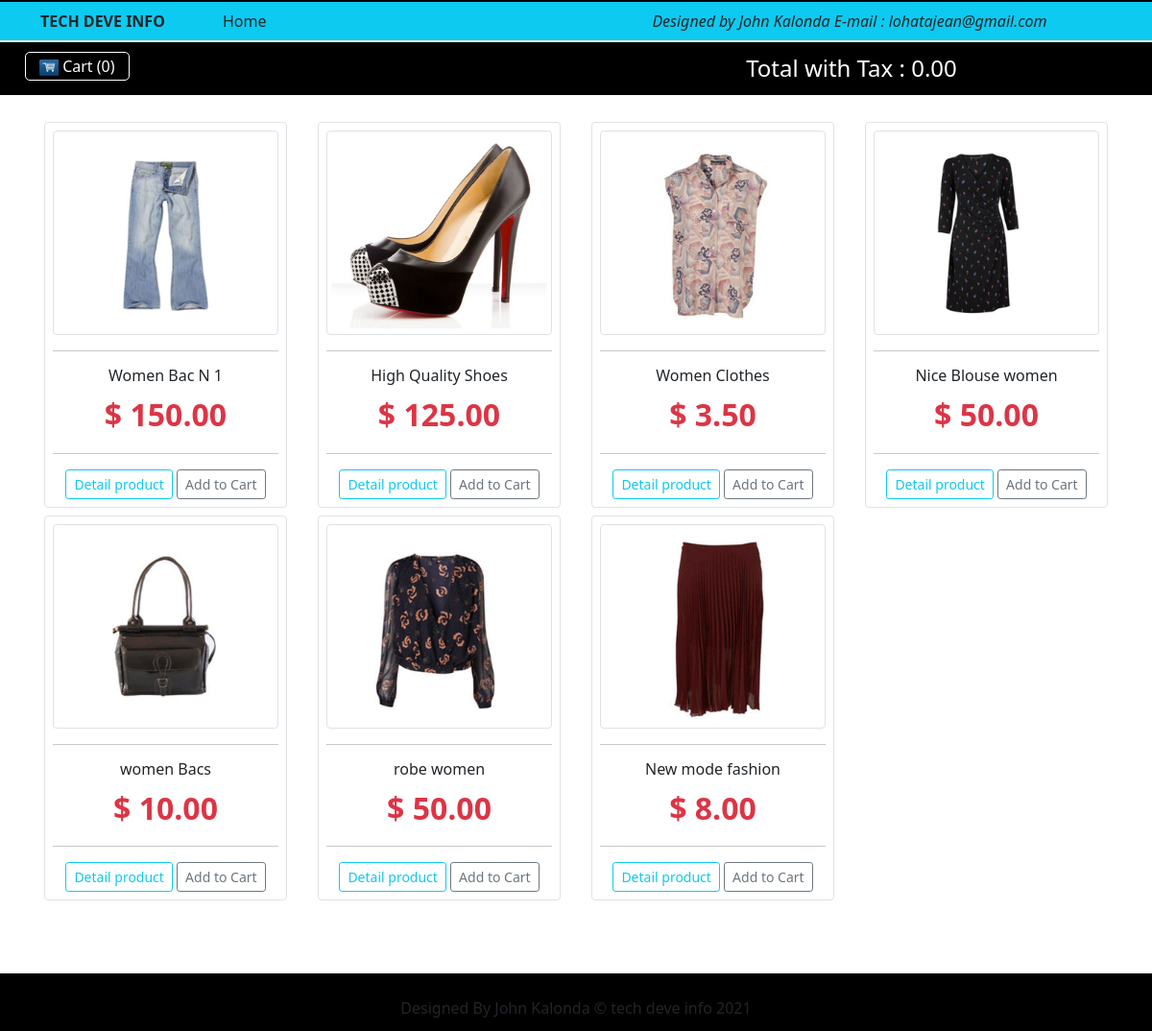
The page / on the database its author committed.
### tables this page shows
CREATE TABLE `products` (
  `id` int(11) NOT NULL,
  `name` varchar(255) NOT NULL,
  `price` float NOT NULL DEFAULT 0
);

### _header.php (called while the page is built)
<?php
require 'db.class.php';
require 'pagner.class.php';
$DB = new DB();
$pagner = new pagner($DB);

### pagner.class.php (called while the page is built, shortened)
<?php
class pagner
{
    private $DB;
    public function __construct($DB)
    {
        $this->DB = $DB;
    }
    public function count()
    {
        return array_sum($_SESSION['pagner']);
    }
    public function total()
    {
        $total = 0;
        $ids = array_keys($_SESSION['pagner']);
        if (empty($ids)) {
            $products = array();
        } else {
            $products = $this->DB->query('SELECT id, price FROM products WHERE id IN(' . implode(',', $ids) . ')');
        }
        return $total;
    }
}

### db.class.php (called while the page is built, shortened)
<?php
class DB
{
    private $host = 'localhost';
    private $username = 'root';
    private $password = '';
    private $database = 'tutos';
    private $db;
    public function __construct($host = null, $username = null, $password = null, $database = null)
    {
        try {
            $this->db = new PDO('mysql:host=' . $this->host . ';dbname=' . $this->database, $this->username, $this->password, array(
                PDO::MYSQL_ATTR_INIT_COMMAND => 'SET NAMES UTF8',
                PDO::ATTR_ERRMODE => PDO::ERRMODE_WARNING
            ));
        } catch (PDOException $e) {
            die('<h3>Impossible to connect in database</h3>');
        }
    }
    public function query($sql, $data = array())
    {
        $req = $this->db->prepare($sql);
        $req->execute($data);
        return $req->fetchAll(PDO::FETCH_OBJ);
    }
}

### index.php (the view, shortened to what this page needs)
<?php require 'header.php'; ?>
<br>
<div class="col-md-12">
    <div class="row">
        <?php $products = $DB->query("SELECT * FROM products"); ?>
        <?php foreach ($products as $product) : ?>
            <div class="col-md-3">
                <div class="item m-1 border rounded">
                    <div class="product font-rale p-2">
                        <a href="#"><img src="img/<?= $product->id; ?>.jpg" class="img-thumbnail d-block w100"></a>
                        <div class="text-center">
                            <hr>
                            <h6><?= $product->name; ?></h6>
                            <div class="price py-1">
                                <h2 class="text-danger p-0 m-0"><b>$ <?= number_format($product->price, 2, '.', ' '); ?></b></h2>
                            </div>
                            <hr>
                            <a href="index.php?detail_id" class="btn btn-outline-info btn-sm">Detail product</a>
                            <a href="addpagner.php?id=<?= $product->id; ?>" class="btn btn-outline-secondary btn-sm addPagner">Add to Cart</a>
                        </div>
                    </div>
                </div>
            </div>
        <?php endforeach; ?>
    </div>
</div>
</div>
<?php require 'footer.php'; ?>

### header.php (shortened to what this page needs)
<?php require '_header.php'; ?>
<!DOCTYPE html>
<html lang="en">
<head>
    <link rel="stylesheet" href="css/bootstrap5.min.css">
</head>
<body>
    <header>
        <nav class="navbar navbar-expand-md navbar-dark bg-info" style="border-top:solid 2px #000">
            <div class="container">
                <div class="col-md-12">
                    <div class="row">
                        <div class="col-md-6">
                            <div class="row">
                                <div class="col-md-4"><a href="./" class="text-dark" style="text-decoration:none"><b>TECH DEVE INFO</b></a></div>
                                <div class="col-md-4"><span><a href="./" class="text-dark" style="text-decoration:none">Home </a> </span> </div>
                            </div>
                        </div>
                        <div class="col-md-6 text-center text-dark"><i>Designed by John Kalonda <span>E-mail : lohatajean@gmail.com</span></i></div>
                    </div>
                </div>
            </div>
        </nav>
    </header>
    <div id="subNavbar" style="background: #000;padding:5px;border-top: solid 2px #f1f1f1;">
        <div class="container p-2">
            <div class="row">
                <ul style="list-style: none; padding:0px; margin:0px" class="col-lg-6">
                    <li style="display:inline"><a style="text-decoration:none;color:white;border:solid 1px white;border-radius:5px; padding:3px 14px" href="pagner.php"> <img src="img/header_cart.png" width='20'> Cart (<?= $pagner->count(); ?>)</a></li>
                </ul>
                <ul style="list-style: none; padding:0px; margin:0px" class="col-lg-6 text-center">
                    <li style="display:inline">
                        <h4 class="p-0 m-0 text-white">Total with Tax : <span><?= number_format($pagner->total() * 1.196, 2, '.', ' '); ?></span></h4>
                    </li>
                </ul>
            </div>
        </div>
    </div>
    <div class="container">

### footer.php (shortened to what this page needs)
<br><br><br>
<div class="footer text-center pt-4" style="min-height: 60px;background:black;width:100% !important;bottom:0;clear:both">
    <p>Designed By John Kalonda &copy; tech deve info
        <?= date('Y'); ?>
    </p>
</div>
</body>
</html>

### rows shown on the page
products: shows a picture, name "Women Bac N 1", price "150.00"
products: shows a picture, name "High Quality Shoes", price "125.00"
products: shows a picture, name "Women Clothes", price "3.50"
products: shows a picture, name "Nice Blouse women", price "50.00"
products: shows a picture, name "women Bacs", price "10.00"
products: shows a picture, name "robe women", price "50.00"
products: shows a picture, name "New mode fashion", price "8.00"

### other values the page prints
$pagner->count() "0"
$pagner->total() * 1.196 "0.00"
